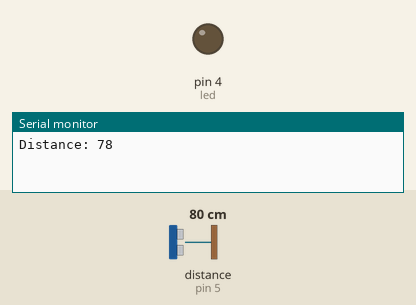
Recording of a sketch running on a simulated Arduino Uno, built with avr-gcc and run on an emulated ATmega328P. Shown: output pins drawn as LEDs (lit = HIGH), the last lines printed to the serial monitor. Wiring (inferred from the names in the program): ultrasonic range finder: trigger pin 6; echo pin 5. Inputs (shaded band) come from the test bench; at power-on: distance to the obstacle (sensor on pin 5) 80 cm. The echo pulse lasts 58.3 µs per cm; the modem accepts every AT command (registered, SIM ready, sends succeed) and sends nothing else; pins used as bus, display or sensor lines are not drawn.

Above: at 2.2 s.
2.3 s: distance to the obstacle (sensor on pin 5) set to 15 cm
8.3 s: distance to the obstacle (sensor on pin 5) set to 11 cm
At 12.1 s:
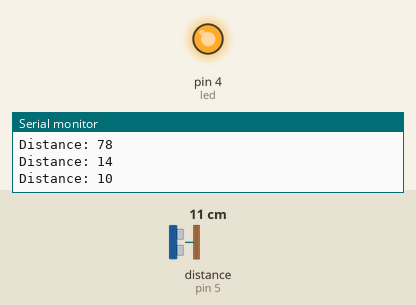
14.3 s: distance to the obstacle (sensor on pin 5) set to 17 cm
20.4 s: distance to the obstacle (sensor on pin 5) set to 21 cm
At 24.7 s:
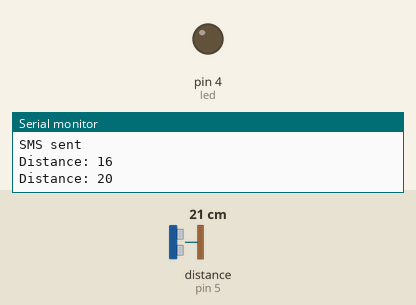
26.4 s: distance to the obstacle (sensor on pin 5) set to 2 cm
At 30.1 s:
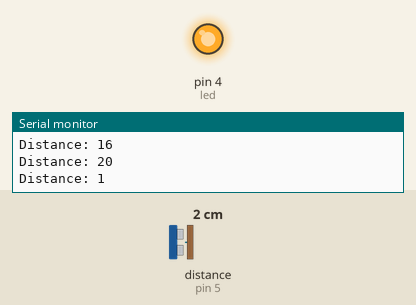
Timing chart, 0 to 31.6 s (numbered marks = the images above; inputs shaded):
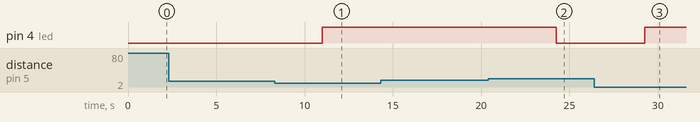

Measured:
- the behaviour switches between 13 and 12 cm on distance to the obstacle (sensor on pin 5) (found by bisection; images 0 and 1)
- the behaviour switches between 19 and 20 cm on distance to the obstacle (sensor on pin 5) (found by bisection; images 1 and 2)
- after the input at 8.3 s, pin 4 (led): LOW → HIGH after 2.7 s
- after the input at 20.4 s, pin 4 (led): HIGH → LOW after 3.9 s
- after the input at 26.4 s, pin 4 (led): LOW → HIGH after 2.9 s

The sketch:

Smart.ino
```cpp
 #include <SoftwareSerial.h>

SoftwareSerial mySerial(10, 11);  //RX,TX

int count=0;
const int trigPin = 6;
const int echoPin = 5;
int led=4;

long duration;
int distance;


void sms(){
     count=2;
     mySerial.println("AT+CMGF=1");    //Sets the GSM Module in Text Mode
     delay(1000);  // Delay of 1 second
     mySerial.println("AT+CMGS=\"+9197******06\"\r"); //Phone number
     delay(1000);
     mySerial.println("Smart Bin...Vijayanagar Trash Container has been filled please clear it. https://goo.gl/XH4DTR");      //Message with the location url
     delay(100);
     mySerial.println((char)26);// ASCII code of CTRL+Z for saying the end of sms to  the module
      delay(1000);
      Serial.println("SMS sent");
      return;
  }


void setup() {
mySerial.begin(9600);   // Setting the baud rate of GSM Module
pinMode(trigPin, OUTPUT);
pinMode(echoPin, INPUT);
pinMode(led,OUTPUT);
Serial.begin(9600); // Starts the serial communication
delay(1000);
}


void loop() {
digitalWrite(trigPin, LOW);
delayMicroseconds(2);
digitalWrite(trigPin, HIGH);
delayMicroseconds(10);
digitalWrite(trigPin, LOW); // Reads the echoPin, returns the sound wave travel time in microseconds
duration = pulseIn(echoPin, HIGH);

distance= duration*0.034/2;
Serial.print("Distance: ");
Serial.println(distance);
if(count==0)
{
if(distance<12) {
  digitalWrite(led,HIGH);
  sms();
}
}
if(distance>=19) {
digitalWrite(led,LOW);
count=0;
}

delay(5000);
}
```
